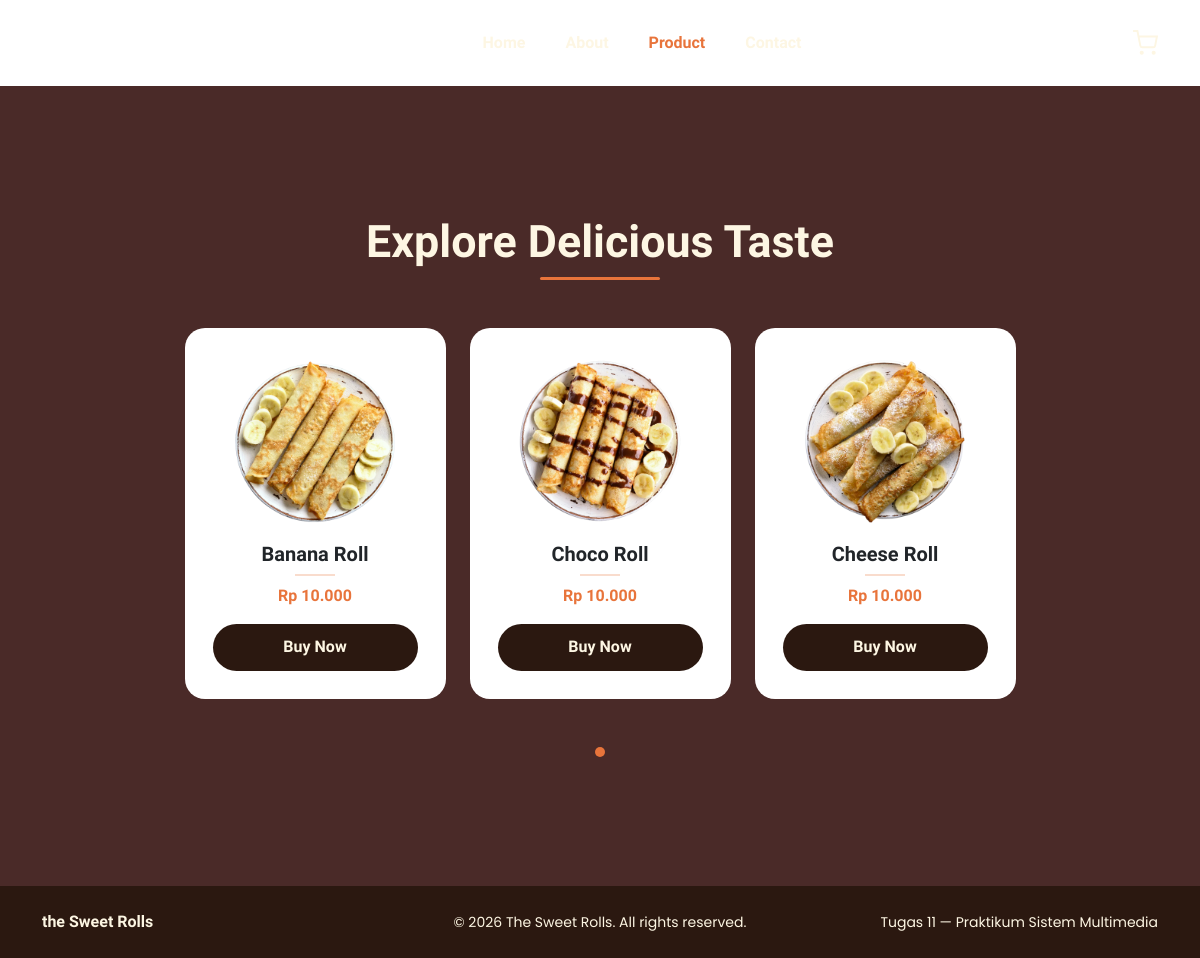
/product, run on the app's committed database.
### tables this page shows
CREATE TABLE products (
    id INTEGER PRIMARY KEY AUTOINCREMENT,
    slug TEXT UNIQUE NOT NULL,
    name TEXT NOT NULL,
    tagline TEXT NOT NULL,
    price INTEGER NOT NULL,
    description TEXT NOT NULL,
    feature1 TEXT NOT NULL,
    feature2 TEXT NOT NULL,
    feature3 TEXT NOT NULL,
    image TEXT NOT NULL,
    hero_bg TEXT NOT NULL,
    accent TEXT NOT NULL,
    sort_order INTEGER NOT NULL
);

### app.py (the view)
@app.route("/product")
def product_list():
    products = get_all_products()
    return render_template("product.html", products=products, active_page="product")

### app.py (called while the page is built)
def get_db():
    db = getattr(g, "_database", None)
    if db is None:
        db = g._database = sqlite3.connect(DATABASE)
        db.row_factory = sqlite3.Row
    return db

@app.teardown_appcontext
def close_connection(exception):
    db = getattr(g, "_database", None)
    if db is not None:
        db.close()

def query_db(query, args=(), one=False):
    cur = get_db().execute(query, args)
    rv = cur.fetchall()
    cur.close()
    return (rv[0] if rv else None) if one else rv

def get_all_products():
    return query_db("SELECT * FROM products ORDER BY sort_order")

def get_cart():
    return session.setdefault("cart", {})  # {product_id_str: qty}

def cart_count():
    return sum(get_cart().values())

@app.context_processor
def inject_cart_count():
    return {"cart_count": cart_count()}

### templates/product.html (shortened to what this page needs)
{% extends "base.html" %}
{% block nav_variant %}nav-dark{% endblock %}
{% block content %}
<section class="product-page-bg py-5 d-flex align-items-center">
    <div class="container py-5">
        <div class="text-center mb-5">
            <h2 class="fw-bold" style="font-family: var(--font-display); font-size: clamp(2rem, 4vw, 2.8rem);">Explore Delicious Taste</h2>
            <div class="mx-auto mt-2" style="width:120px; height:3px; background: var(--tsr-orange); border-radius: 2px;"></div>
        </div>
        <div id="productCarousel" class="carousel slide" data-bs-ride="false">
            <div class="carousel-inner">
                <div class="carousel-item active">
                    <div class="row justify-content-center g-4">
                        {% for p in products %}
                        <div class="col-md-4 col-lg-3">
                            <div class="product-card">
                                <a href="{{ url_for('product_detail', slug=p['slug']) }}">
                                    <img src="{{ url_for('static', filename='images/' + p['image']) }}" alt="{{ p['name'] }}">
                                </a>
                                <h5><a href="{{ url_for('product_detail', slug=p['slug']) }}" class="text-decoration-none text-dark">{{ p['name'] }}</a></h5>
                                <hr style="width:40px; margin: 0.5rem auto; border-top: 2px solid var(--tsr-orange);">
                                <p class="product-price mb-3">Rp {{ '{:,}'.format(p['price']).replace(',', '.') }}</p>
                                <form action="{{ url_for('cart_add') }}" method="post">
                                    <button type="submit" class="btn btn-tsr-dark w-100">Buy Now</button>
                                </form>
                            </div>
                        </div>
                        {% endfor %}
                    </div>
                </div>
            </div>
        </div>
        <div class="d-flex justify-content-center gap-2 mt-5">
            <span class="rounded-circle" style="width:10px; height:10px; background: var(--tsr-orange); display:inline-block;"></span>
        </div>
    </div>
</section>
{% endblock %}

### templates/base.html (shortened to what this page needs)
<!DOCTYPE html>
<html lang="id">
<head>
    <link href="https://cdn.jsdelivr.net/npm/bootstrap@5.3.3/dist/css/bootstrap.min.css" rel="stylesheet">
    <link rel="stylesheet" href="{{ url_for('static', filename='css/style.css') }}">
</head>
<body class="{% block body_class %}{% endblock %}">
<nav class="navbar navbar-expand-lg sweetrolls-nav {% block nav_variant %}nav-light{% endblock %}">
    <div class="container">
        <a class="navbar-brand" href="{{ url_for('home') }}">
            <img src="{{ url_for('static', filename='images/logo.webp') }}" alt="The Sweet Rolls" class="brand-logo-img">
        </a>
        <div class="collapse navbar-collapse" id="navMain">
            <ul class="navbar-nav mx-auto gap-lg-4">
                <li class="nav-item"><a class="nav-link {{ 'active' if active_page=='home' }}" href="{{ url_for('home') }}">Home</a></li>
                <li class="nav-item"><a class="nav-link {{ 'active' if active_page=='about' }}" href="{{ url_for('about') }}">About</a></li>
                <li class="nav-item"><a class="nav-link {{ 'active' if active_page=='product' }}" href="{{ url_for('product_list') }}">Product</a></li>
                <li class="nav-item"><a class="nav-link {{ 'active' if active_page=='contact' }}" href="{{ url_for('contact') }}">Contact</a></li>
            </ul>
            <a href="{{ url_for('checkout') }}" class="cart-icon-link position-relative ms-lg-3">
                <svg width="26" height="26" viewBox="0 0 24 24" fill="none" stroke="currentColor" stroke-width="1.8">
                    <circle cx="9" cy="21" r="1"></circle><circle cx="20" cy="21" r="1"></circle>
                    <path d="M1 1h4l2.68 13.39a2 2 0 0 0 2 1.61h9.72a2 2 0 0 0 2-1.61L23 6H6"></path>
                </svg>
            </a>
        </div>
    </div>
</nav>
{% block content %}{% endblock %}
<footer class="sweetrolls-footer">
    <div class="container py-4">
        <div class="row align-items-center g-3">
            <div class="col-md-4 text-center text-md-start">
                <span class="footer-brand">the Sweet Rolls</span>
            </div>
            <div class="col-md-4 text-center">
                <small>&copy; {{ 2026 }} The Sweet Rolls. All rights reserved.</small>
            </div>
            <div class="col-md-4 text-center text-md-end">
                <small>Tugas 11 &mdash; Praktikum Sistem Multimedia</small>
            </div>
        </div>
    </div>
</footer>
</body>
</html>

### static/css/style.css (style rules this page uses)
:root { --tsr-dark: #2B1810; --tsr-cream: #FDF6E3; --tsr-yellow: #F6DE6B; --tsr-yellow-soft: #FBE18B; --tsr-cream-soft: #F5EEC9; --tsr-maroon: #4A2A28; --tsr-brown-dark: #241512; --tsr-orange: #E8743B; --tsr-choco: #7A4B32; --font-display: 'Baloo 2', cursive; --font-body: 'Poppins', sans-serif; }
body { font-family: var(--font-body); color: var(--tsr-dark); }
h1, h2, h3, h4, .brand-script, .display-font { font-family: var(--font-display); }
a { text-decoration: none; }
.sweetrolls-nav { padding: 1.25rem 0; background: transparent; }
.sweetrolls-nav .navbar-brand { padding: 0; }
.brand-logo-img { height: 46px; width: auto; display: block; }
.nav-dark .brand-logo-img { filter: brightness(0) invert(1); }
.sweetrolls-nav .nav-link { font-family: var(--font-display); font-weight: 600; color: var(--tsr-dark); padding: 0.5rem 1rem; }
.sweetrolls-nav .nav-link.active { color: var(--tsr-orange); }
.sweetrolls-nav .cart-icon-link { color: var(--tsr-dark); }
.nav-dark .navbar-brand, .nav-dark .nav-link, .nav-dark .cart-icon-link { color: var(--tsr-cream) !important; }
.nav-dark .nav-link.active { color: var(--tsr-orange) !important; }
.btn-tsr-dark { background: var(--tsr-dark); color: var(--tsr-cream); font-family: var(--font-display); font-weight: 700; border-radius: 999px; padding: 0.7rem 2rem; border: none; }
.product-page-bg { background: var(--tsr-maroon); color: var(--tsr-cream); min-height: 100vh; }
.product-card { background: #fff; border-radius: 20px; padding: 1.75rem; text-align: center; color: var(--tsr-dark); height: 100%; transition: transform 0.25s ease; }
.product-card img { width: 170px; height: 170px; object-fit: cover; border-radius: 50%; margin-bottom: 1rem; }
.product-card h5 { font-family: var(--font-display); font-weight: 700; }
.product-price { color: var(--tsr-orange); font-weight: 700; font-family: var(--font-display); }
.sweetrolls-footer { background: var(--tsr-dark); color: var(--tsr-cream); }
.footer-brand { font-family: var(--font-display); font-weight: 700; }

### data on the page
products: image (picture), name "Banana Roll", price "10.000"
products: image (picture), name "Choco Roll", price "10.000"
products: image (picture), name "Cheese Roll", price "10.000"

### other printed values
{{ 2026 }} "2026"
